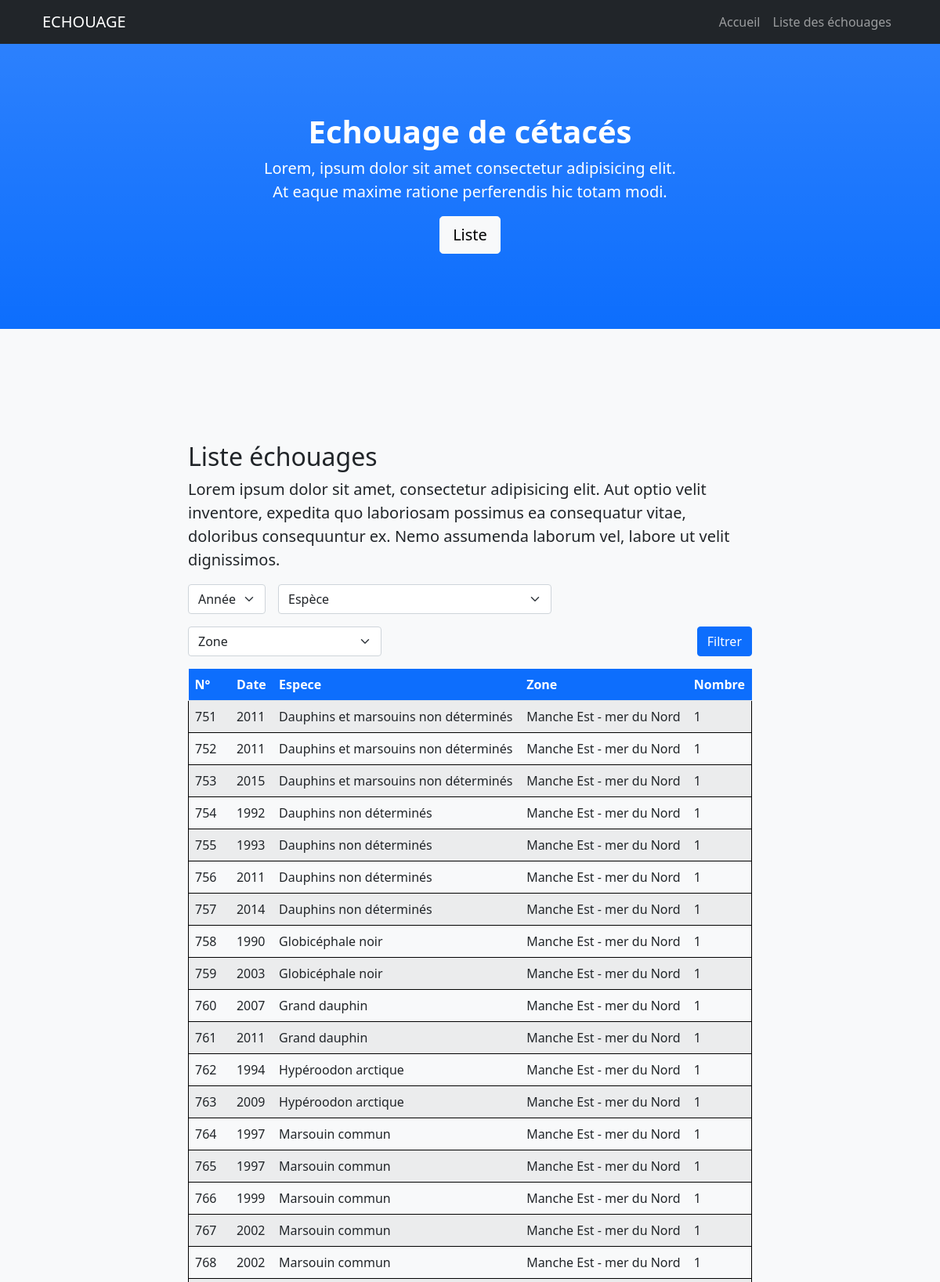
The page /index.php?page=3 (upper part) on the database its author committed.
### tables this page shows
CREATE TABLE `echouage` (
  `id` int(11) NOT NULL,
  `date` int(11) NOT NULL,
  `espece` varchar(50) NOT NULL,
  `zone` varchar(50) NOT NULL,
  `nombre` int(11) NOT NULL
);

### class/Database.class.php (called while the page is built, shortened)
<?php
class Database {
    private $db_name;
    private $db_user;
    private $pdo;
    private $limit = 250;
    public function __construct($db_name = "cir2", $db_user = 'cir2', $db_pass = 'cir2', $db_host = 'localhost') {
        $this->db_name = $db_name;
        $this->db_user = $db_user;
    }
    private function getPDO() {
        if ($this->pdo === null) {
            $pdo = new PDO('mysql:dbname=' . $this->db_name . ';host=localhost', $this->db_user, $this->db_user);
            $pdo->setAttribute(PDO::ATTR_ERRMODE, PDO::ERRMODE_EXCEPTION);
            $this->pdo = $pdo;
        }
        return $this->pdo;
    }
    public function getEchouages($filters = null) {
        $offset = isset($_GET['page']) ? $_GET['page']*$this->limit : 0;
        $sql = 'SELECT *
        FROM echouage ';
        $sql .= ' LIMIT :limit
        OFFSET :offset';
        $sth = $this->getPDO()->prepare($sql);
        $sth->bindParam('offset', $offset, PDO::PARAM_INT);
        $sth->bindParam('limit', $this->limit, PDO::PARAM_INT);
        $sth->execute();
        return $sth->fetchAll(PDO::FETCH_CLASS, 'Echouage');
    }
}

### class/Echouage.class.php (called while the page is built, shortened)
<?php
class Echouage {
    private $id;
    private $date;
    private $espece;
    private $zone;
    private $nombre;
    public  function GetId() {
        return $this->id;
    }
    public  function GetEspece() {
        return $this->espece;
    }
    public  function GetDate() {
        return $this->date;
    }
    public  function GetZone() {
        return $this->zone;
    }
    public  function GetNombre() {
        return $this->nombre;
    }
}

### index.php (the view, shortened to what this page needs)
<?php
$db = new Database('cir2', 'cir2', 'cir2', 'localhost');
?>
<!DOCTYPE html>
<html lang="en">
<head>
  <link href="https://cdn.jsdelivr.net/npm/bootstrap@5.1.3/dist/css/bootstrap.min.css" rel="stylesheet">
  <link href="/css/styles.css" rel="stylesheet">
</head>
<body id="page-top">
  <nav class="navbar navbar-expand-lg navbar-dark bg-dark fixed-top" id="mainNav">
    <div class="container px-4"><a class="navbar-brand" href="#page-top">ECHOUAGE</a>
      <div class="collapse navbar-collapse" id="navbarResponsive">
        <ul class="navbar-nav ms-auto">
          <li class="nav-item"><a class="nav-link" href="/">Accueil</a></li>
          <li class="nav-item"><a class="nav-link" href="#echouage">Liste des échouages</a></li>
        </ul>
      </div>
    </div>
  </nav>
  <header class="bg-primary bg-gradient text-white">
    <div class="container px-4 text-center">
      <h1 class="fw-bolder">Echouage de cétacés</h1>
      <p class="lead">Lorem, ipsum dolor sit amet consectetur adipisicing elit. <br />At eaque maxime ratione perferendis hic totam modi.</p><a class="btn btn-lg btn-light" href="#echouage">Liste</a>
    </div>
  </header>
  <section class="bg-light" id="echouage">
    <div class="container px-4">
      <div class="row gx-4 justify-content-center">
        <div class="col-lg-8">
          <h2>Liste échouages</h2>
          <p class="lead">Lorem ipsum dolor sit amet, consectetur adipisicing elit. Aut optio velit inventore, expedita quo laboriosam possimus ea consequatur vitae, doloribus consequuntur ex. Nemo assumenda laborum vel, labore ut velit dignissimos.</p>
          <form class="row g-3" method="POST">
            <div class="col-auto">
              <select class="form-select" aria-label="Choisir une date" name="date">
                <option selected value="">Année</option>
              </select>
            </div>
            <div class="col-auto">
              <select class="form-select" aria-label="Chosisir une espèce" name="espece">
                <option selected value="">Espèce</option>
              </select>
            </div>
            <div class="col-auto">
              <select class="form-select" aria-label="Chosisir une zone" name="zone">
                <option selected value="">Zone</option>
              </select>
            </div>
            <div class="col-auto ms-auto me-0">
              <button type="submit" class="btn btn-primary mb-3">Filtrer</button>
            </div>
          </form>
          <table class="table table-striped">
            <thead class="bg-primary text-white">
              <tr>
                <th scope="col" class="id">N°</th>
                <th scope="col" class="Date">Date</th>
                <th scope="col" class="label">Espece</th>
                <th scope="col" class="label">Zone</th>
                <th scope="col" class="label">Nombre</th>
              </tr>
            </thead>
            <tbody style="border: 1px solid black;">
              <?php
              $echouages = $db->getEchouages($_POST);
              foreach ($echouages as $echouage) : ?>
                <tr style="border: 1px solid black;">
                  <td class="id"><?php echo $echouage->getId(); ?></td>
                  <td class="id"><?php echo $echouage->getDate(); ?></td>
                  <td class="label"><?php echo $echouage->getEspece(); ?></td>
                  <td class="label"><?php echo $echouage->getZone(); ?></td>
                  <td class="label"><?php echo $echouage->getNombre(); ?></td>
                </tr>
              <?php endforeach; ?>
            </tbody>
          </table>
        </div>
      </div>
    </div>
  </section>
</body>
</html>

### css/styles.css (style rules this page uses)
html { scroll-padding-top: 3.5rem; }
header { padding-top: 9rem; padding-bottom: 6rem; }
section { padding-top: 9rem; padding-bottom: 9rem; }

### rows shown on the page
echouage: id "751", date "2011", espece "Dauphins et marsouins non déterminés", zone "Manche Est - mer du Nord", nombre "1"
echouage: id "752", date "2011", espece "Dauphins et marsouins non déterminés", zone "Manche Est - mer du Nord", nombre "1"
echouage: id "753", date "2015", espece "Dauphins et marsouins non déterminés", zone "Manche Est - mer du Nord", nombre "1"
echouage: id "754", date "1992", espece "Dauphins non déterminés", zone "Manche Est - mer du Nord", nombre "1"
echouage: id "755", date "1993", espece "Dauphins non déterminés", zone "Manche Est - mer du Nord", nombre "1"
echouage: id "756", date "2011", espece "Dauphins non déterminés", zone "Manche Est - mer du Nord", nombre "1"
echouage: id "757", date "2014", espece "Dauphins non déterminés", zone "Manche Est - mer du Nord", nombre "1"
echouage: id "758", date "1990", espece "Globicéphale noir", zone "Manche Est - mer du Nord", nombre "1"
echouage: id "759", date "2003", espece "Globicéphale noir", zone "Manche Est - mer du Nord", nombre "1"
echouage: id "760", date "2007", espece "Grand dauphin", zone "Manche Est - mer du Nord", nombre "1"
echouage: id "761", date "2011", espece "Grand dauphin", zone "Manche Est - mer du Nord", nombre "1"
echouage: id "762", date "1994", espece "Hypéroodon arctique", zone "Manche Est - mer du Nord", nombre "1"
echouage: id "763", date "2009", espece "Hypéroodon arctique", zone "Manche Est - mer du Nord", nombre "1"
echouage: id "764", date "1997", espece "Marsouin commun", zone "Manche Est - mer du Nord", nombre "1"
echouage: id "765", date "1997", espece "Marsouin commun", zone "Manche Est - mer du Nord", nombre "1"
echouage: id "766", date "1999", espece "Marsouin commun", zone "Manche Est - mer du Nord", nombre "1"
echouage: id "767", date "2002", espece "Marsouin commun", zone "Manche Est - mer du Nord", nombre "1"
echouage: id "768", date "2002", espece "Marsouin commun", zone "Manche Est - mer du Nord", nombre "1"
